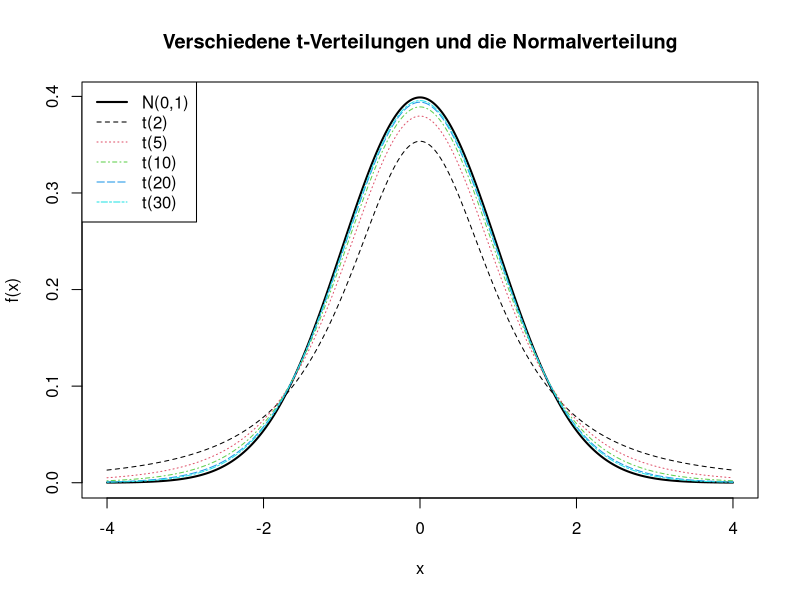
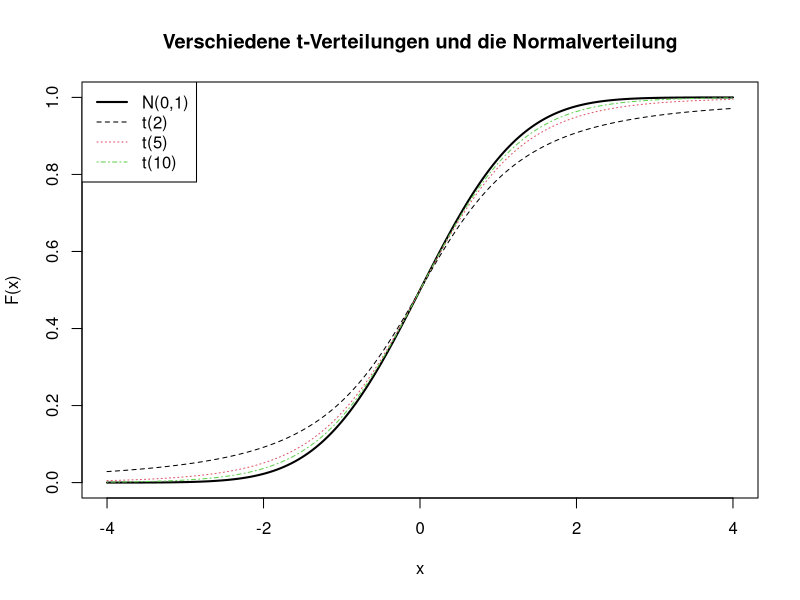

Here is the R script that generated these plots, in order:
## ---- chunk 1
x <- seq(-4, 4, by=0.01)
dfs <- c(2, 5, 10, 20, 30)

plot(x, dnorm(x), ylab="f(x)", type="l", lwd=2, main="Verschiedene t-Verteilungen und die Normalverteilung")
for(i in seq_along(dfs)){
    df <- dfs[i]
    lines(x, dt(x, df), col=i, lty=i+1)
}
legend("topleft",
       legend=c(
           "N(0,1)",
           "t(2)",
           "t(5)",
           "t(10)",
           "t(20)",
           "t(30)"
       ),
       col=c("black", palette()[1:5]),
       lty=1:6,
       lwd=c(2,1,1,1,1,1)
)
## ---- chunk 2
dfs <- c(2, 5, 10)
plot(x, pnorm(x), ylab="F(x)", type="l", lwd=2, main="Verschiedene t-Verteilungen und die Normalverteilung")
for(i in seq_along(dfs)){
    df <- dfs[i]
    lines(x, pt(x, df), col=i, lty=i+1)
}
legend("topleft",
       legend=c(
           "N(0,1)",
           "t(2)",
           "t(5)",
           "t(10)"
       ),
       col=c("black", palette()[1:5]),
       lty=1:4,
       lwd=c(2,1,1,1,1,1)
)
